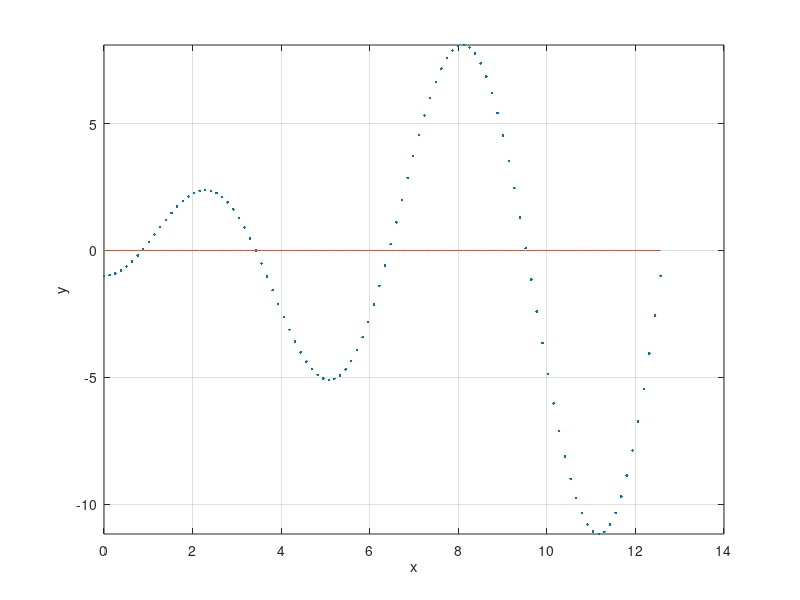

Write the MATLAB code that produced this figure. (Note: this script raises an error after producing the figure.)
a=0;
b=4*pi;
x = linspace(a,b,100);
h = 0.001; maxcount = 1000; eps = 0.001;
f=@(x)sin(x).*(x)-cos(x);
y = f(x);
plot(x,f(x),'.',x,0*x,'-'); grid on
xlabel('x'); ylabel('y')
hold on
ylim([min(y),max(y)]);
z = ginput(1);
x1=z(1);
i=0;
flag = 0
while(i<maxcount)
    yh=(f(x1+h)-f(x1))/h;
    x1=x1-f(x1)/yh;
    L=line([x1,x1],[0,f(x1)]);
    set(L,'LineStyle','-.')
    delete(L)
    if x2 < a | x2 > b 
        flag = 1
        break; 
    end;
    if abs(f(x1))<eps break; end;
    i=i+1;
end
if flag == 0
    plot(x,f(x1)+yh*(x-x1),':',x1,f(x1),'*',x1,0,'*',x1,f(x1),'o')
    disp("Найденный корень " + x1)
else disp("Плохая точка");
end;

hold off

